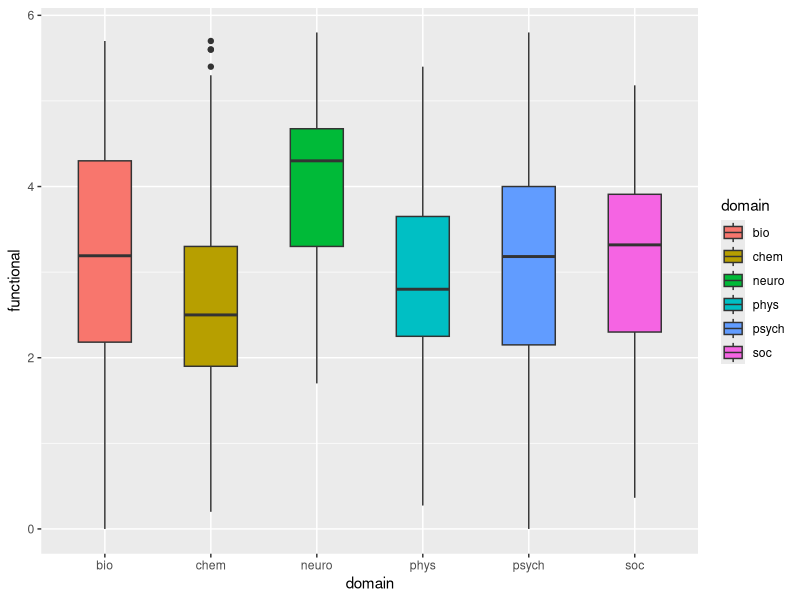
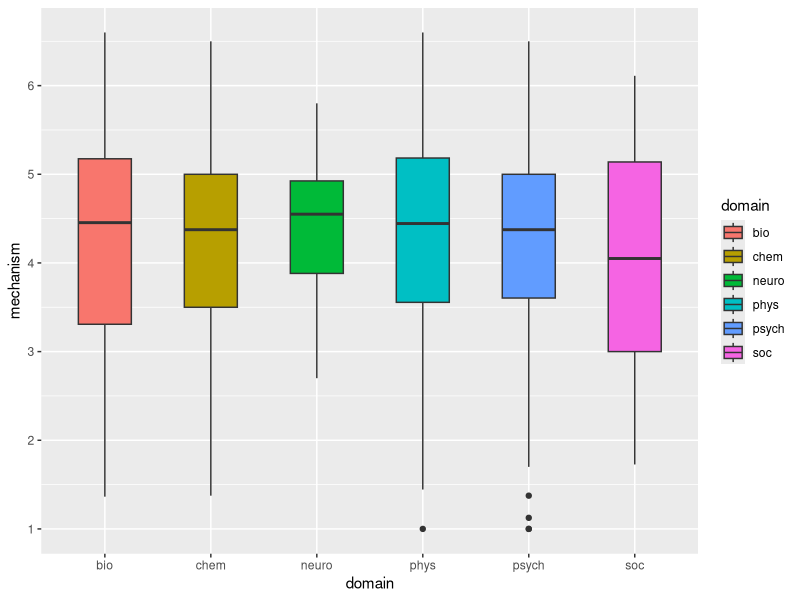
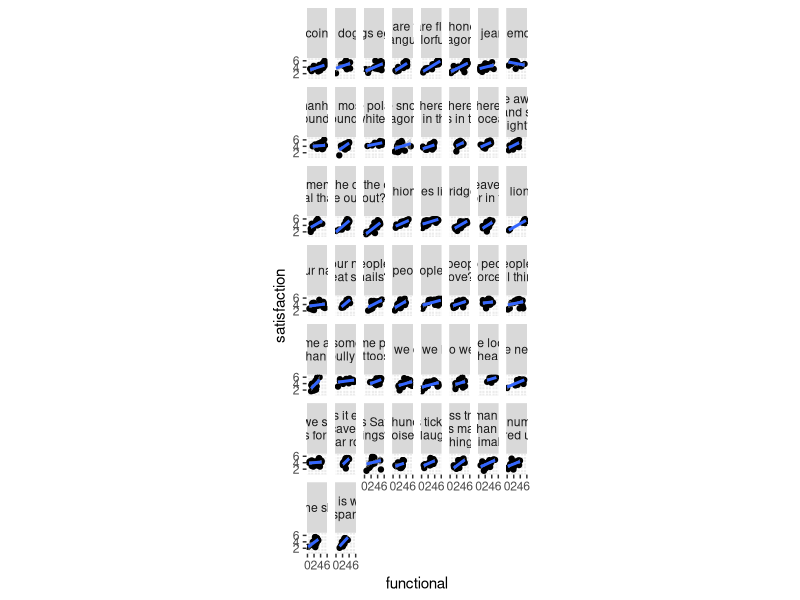
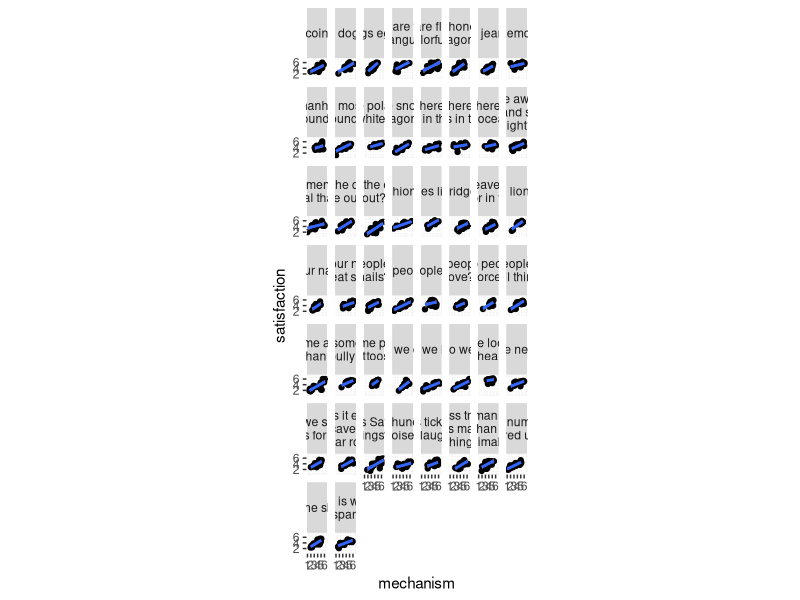
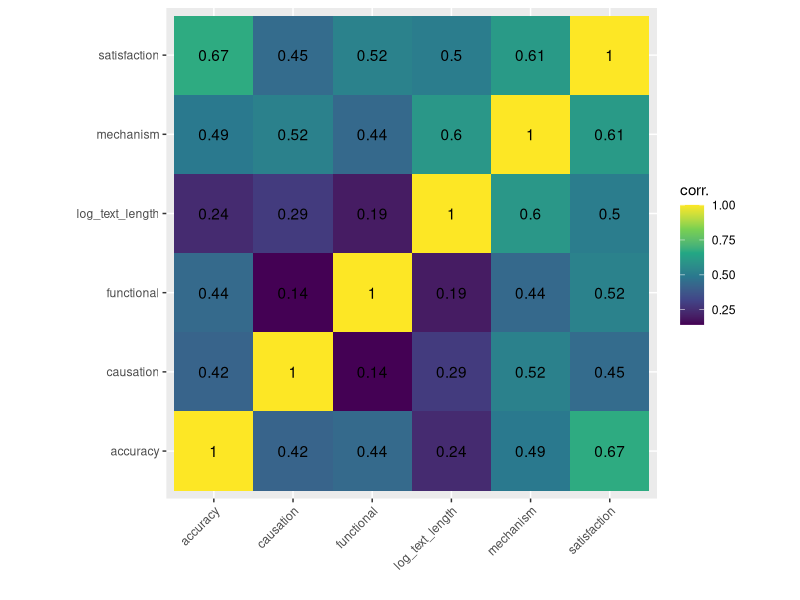

R code for these plots, in order:
## ---- chunk 1

## ---- chunk 2
library(tidyverse)
## ---- chunk 3
eiw <- read_csv("../data/explanations-in-wild-s1-full.csv")
## ---- chunk 4
dim(eiw)
## ---- chunk 5
glimpse(eiw)
## ---- chunk 6

## ---- chunk 7
eiw %>% 
  # filter(satisfaction > 4 ) %>% 
  ggplot(aes(x=domain, y = functional, fill=domain)) +
  geom_boxplot(width=.5)

eiw %>% 
  # filter(satisfaction > 3 ) %>%
  ggplot(aes(x=domain, y = mechanism, fill=domain)) +
  geom_boxplot(width=.5)
## ---- chunk 8
eiw %>% 
  ggplot(aes(x = functional, y = satisfaction)) +
  geom_point() +
  geom_smooth(method="lm") +
  facet_wrap(~questionText, labeller = label_wrap_gen(width=25)) +
  theme(aspect.ratio=1)
## ---- chunk 9
eiw %>% 
  ggplot(aes(x = mechanism, y = satisfaction)) +
  geom_point() +
  geom_smooth(method="lm") +
  facet_wrap(~questionText, labeller = label_wrap_gen(width=25)) +
  theme(aspect.ratio=1)
## ---- chunk 10
eiw %>% 
  mutate(
    log_text_length = log(stringr::str_length(text))
  ) %>% 
  select(satisfaction, accuracy, causation, mechanism, functional, log_text_length) %>% 
  cor() %>% 
  as_tibble(rownames = "var1") %>% 
  gather(var2, val, -var1) %>%  
  ggplot(aes(x=var1, y=var2, fill=val)) +
  geom_tile() +
  geom_text(aes(label=round(val,2))) +
  scale_fill_viridis_c() +
  theme(axis.text.x = element_text(angle=45, hjust=1, vjust=1), aspect.ratio=1) +
  labs(fill="corr.", x="", y="")
